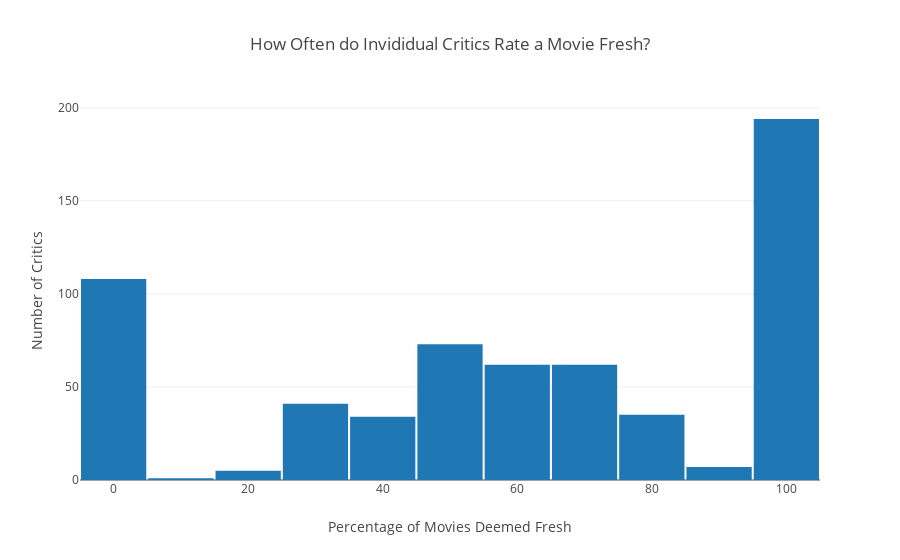

Write notebook code for a chart like this one.
### Code cell
data = [go.Histogram(x=df5)]
layout = go.Layout(
    title='How Often do Invididual Critics Rate a Movie Fresh?',
    xaxis=dict(
        # range=[30,90],
        title='Percentage of Movies Deemed Fresh'
    ),
    yaxis=dict(
        # range=[0,10],
        title='Number of Critics'
    ),
    bargap=0.03
)
fig = go.Figure(data=data, layout=layout)
pyo.iplot(fig)

### Figure 1 — Plotly figure (JSON) as saved in the notebook; plotly's stock layout.template omitted (floating-point values rounded to 4 significant figures; data arrays with more than 128 entries replaced by an {"elided": "..."} marker saying what was removed)
{"data": [{"type": "histogram", "uid": "87c7c6c8-ba0e-11e8-84a2-14abc5740b4d", "x": {"elided": "622 float values"}}], "layout": {"bargap": 0.03, "title": "How Often do Invididual Critics Rate a Movie Fresh?", "xaxis": {"title": "Percentage of Movies Deemed Fresh"}, "yaxis": {"title": "Number of Critics"}}}
